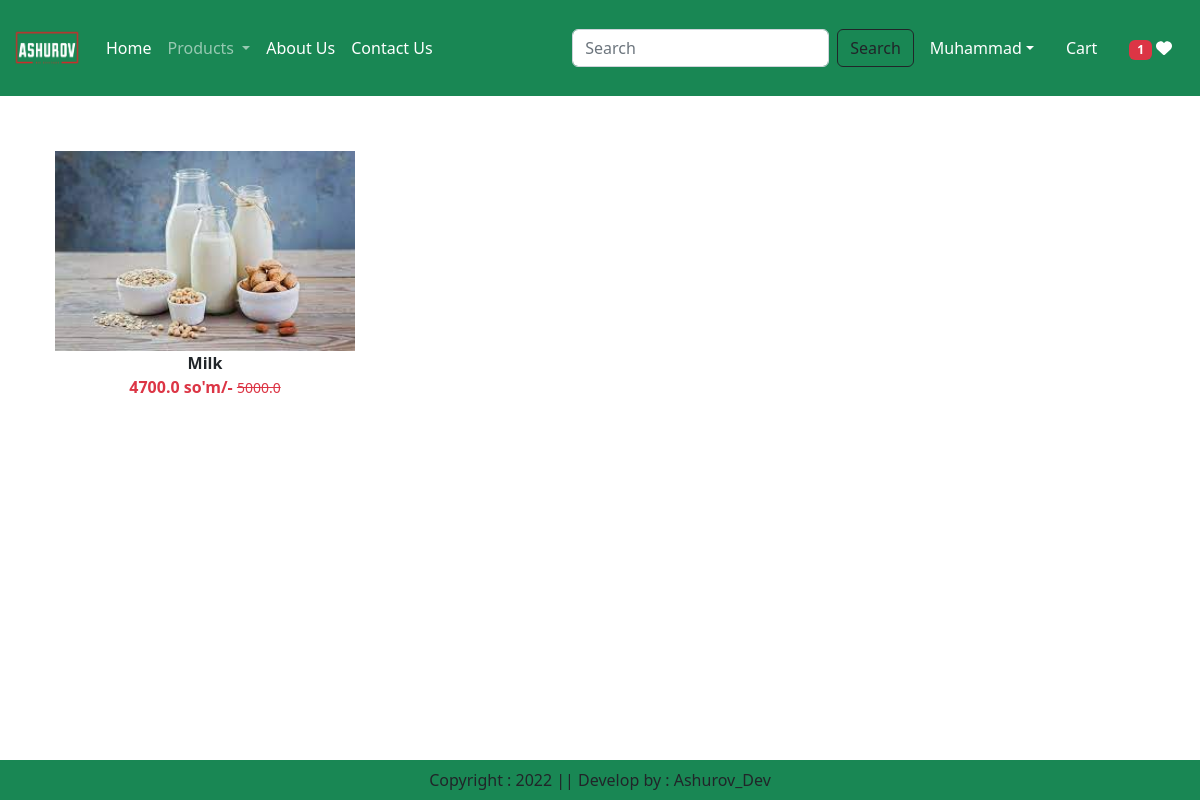
/wishlist/ (signed in), run on an earlier commit of the app's database.
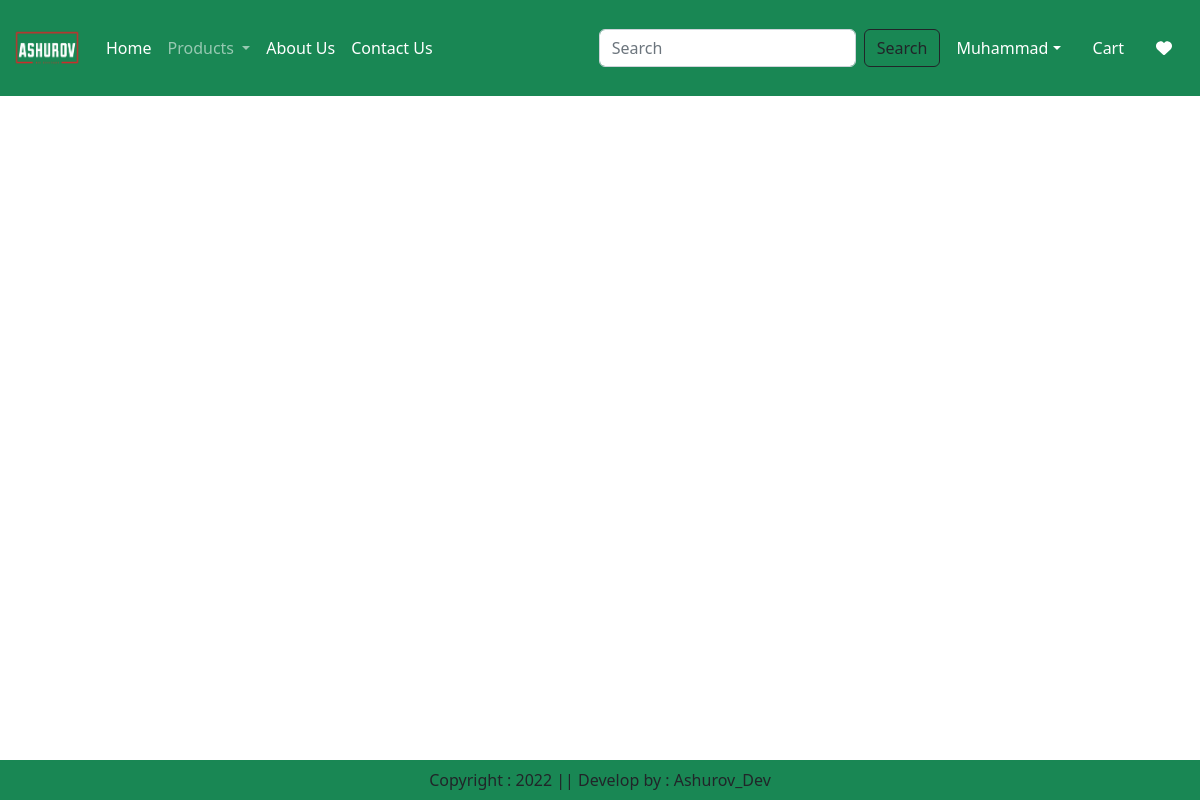
And on a later commit of the database.
### app/models.py (models this page shows, shortened)
class Wishlist(models.Model):
    user = models.ForeignKey(User, on_delete=models.CASCADE)
    product = models.ForeignKey(Product, on_delete=models.CASCADE)

class Product(models.Model):
    title = models.CharField(max_length=100)
    selling_price = models.FloatField()
    discounted_price = models.FloatField()
    description = models.TextField()
    composition = models.TextField(default='')
    prodapp = models.TextField(default='')
    category = models.CharField(choices=CATEGORY_CHOICES, max_length=2)
    product_image = models.ImageField(upload_to='product')

### app/views.py (the view)
# urls.py: path('wishlist/', show_wishlist, name='showwishlist'),
@login_required
def show_wishlist(request):
    user = request.user
    totalitem = 0
    wishitem = 0
    if request.user.is_authenticated:
        totalitem = len(Cart.objects.filter(user=request.user))
        wishitem = len(Wishlist.objects.filter(user=request.user))
    product = Wishlist.objects.filter(user=user)
    return render(request, 'app/wishlist.html', locals())

### app/templates/app/wishlist.html (shortened to what this page needs)
{% extends 'app/base.html' %}
{% load static %}
{% block main-content %}
<div class="container my-5">
    <div class="row">
        <div class="col-sm-8">
            <div class="row">
                {% for prod in product %}
                    <div class="col-sm-4 text-center mb-4 hover-shadow">
                        <a href="{% url 'product-detail' prod.product.id %}" class="btn">
                            <div>
                                <img src="{{prod.product.product_image.url}}" width="300px" height="200px">
                                <div class="fw-bold">{{ prod.product.title }}</div>
                                <div class="fw-bold text-danger">
                                    {{prod.product.discounted_price}} so'm/-
                                    <small class="fw-light text-decoration-line-through">{{prod.product.selling_price}}</small>
                                </div>
                            </div>
                        </a>
                    </div>
                {% endfor %}
            </div>
        </div>
    </div>
</div>
{% endblock main-content %}

### app/templates/app/base.html (shortened to what this page needs)
<!DOCTYPE html>
{% load static %}
<html lang="en">
<head>
    <link href="https://cdn.jsdelivr.net/npm/bootstrap@5.2.3/dist/css/bootstrap.min.css" rel="stylesheet">
    <link rel="stylesheet" href="https://cdnjs.cloudflare.com/ajax/libs/font-awesome/6.2.1/css/all.min.css" />
    <link rel="stylesheet" href="{% static 'app/css/owl.carousel.min.css' %}">
    <link rel="stylesheet" href="{% static 'app/css/all.min.css' %}">
    <link rel="stylesheet" href="{% static 'app/css/style.css' %}">
</head>
<body>
    <nav class="navbar navbar-expand-lg navbar-dark bg-success">
      <div class="container-fluid">
        <a class="navbar-brand" href="{% url 'home' %}">
            <img src="{% static 'app/images/product/Logo_white.png' %}" width="70" height="70"/>
        </a>
        <div class="collapse navbar-collapse" id="navbarSupportedContent">
          <ul class="navbar-nav me-auto mb-2 mb-lg-0">
            {% if request.user.is_authenticated %}
            <li class="nav-item">
              <a class="nav-link active" aria-current="page" href="/">Home</a>
            </li>
            <li class="nav-item dropdown">
              <a class="nav-link dropdown-toggle" href="#" role="button" data-bs-toggle="dropdown" aria-expanded="false">
                Products
              </a>
            </li>
            <li class="nav-item">
              <a class="nav-link text-white" href="{% url 'about' %}">About Us</a>
            </li>
            <li class="nav-item">
              <a class="nav-link text-white" href="{% url 'contact' %}">Contact Us</a>
            </li>
          </ul>
          <form class="d-flex" role="search" action="/search">
            <input class="form-control me-2" type="search" placeholder="Search" name="search" aria-label="Search">
            <button class="btn btn-outline-dark" type="submit">Search</button>
          </form>
        </div>
        <ul class="navbar-nav me-auto mb-2 mb-lg-0">
            <li class="nav-item dropdown mx-2">
                <a class="nav-link dropdown-toggle text-white" href="#"
                id="profileDropdown" role="button" data-bs-toggle="dropdown"
                aria-expanded="false">{{ user|title }}</a>
            </li>
            <li class="nav-item mx-2">
                <a href="{% url 'showcart' %}" class="nav-link text-white"> Cart</a>
            </li>
            <li class="nav-item mx-2">
                <a href="{% url 'showwishlist' %}" class="nav-link text-white"><span class="badge bg-danger">{% if wishitem > 0 %} {{ wishitem }} {% endif %}</span>
                    <i class="fa fa-heart"></i></a>
            </li>
            {% endif %}
        </ul>
      </div>
    </nav>
    {% block main-content %}{% endblock main-content %}
    <br><br>
    <br><br>
    <br><br>
    <br><br>
    <footer class="container-fluid fixed-bottom bg-success text-center p-2 mt-5">
        Copyright : 2022  || Develop by : Ashurov_Dev
    </footer>
</body>
</html>

What changed in the data, as far as the page shows it:
removed Wishlist: product.product_image (picture), product "Milk", product.discounted_price "4700.0", product.selling_price "5000.0"
Also different on the page:
{{ wishitem }}: "1" → (not shown)
